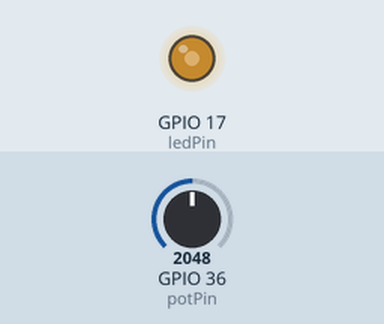
The sketch below on a simulated ESP32. Parts: output pins drawn as LEDs (lit = HIGH). The test bench sets the inputs (shaded band); at power-on: GPIO 36 (potPin) = 2048.

Above: at 1.2 s.
1.3 s: GPIO 36 (potPin) set to 2866
At 1.9 s:
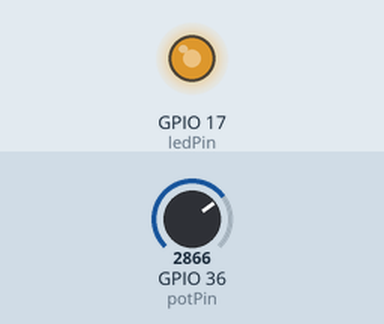
2.8 s: GPIO 36 (potPin) set to 3603
At 4.0 s:
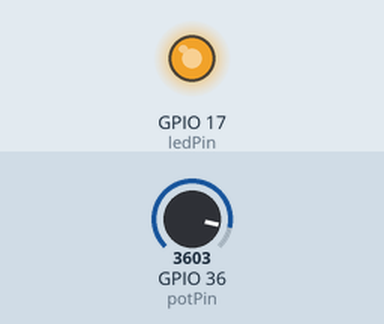
4.3 s: GPIO 36 (potPin) set to 491
At 5.4 s:
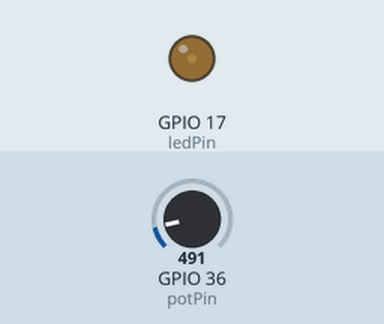
5.8 s: GPIO 36 (potPin) set to 0
At 6.2 s:
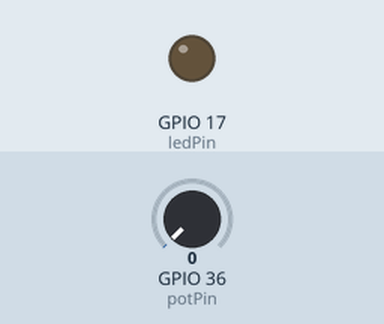
7.3 s: GPIO 36 (potPin) set to 2047
At 8.5 s:
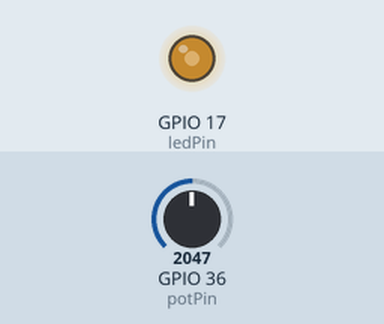
Timing chart, 0 to 9.8 s (numbered marks = the images above; inputs shaded):
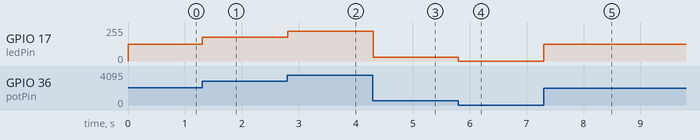

Measured:
- after the input at 1.3 s, GPIO 17 (ledPin): 127/255 → 178/255 at once
- after the input at 2.8 s, GPIO 17 (ledPin): 178/255 → 224/255 at once
- after the input at 4.3 s, GPIO 17 (ledPin): 224/255 → 30/255 at once
- after the input at 5.8 s, GPIO 17 (ledPin): 30/255 → 0/255 at once
- after the input at 7.3 s, GPIO 17 (ledPin): 0/255 → 127/255 at once

The sketch:

brightnessLED.ino
```cpp
const int potPin = 36;
const int ledPin = 17;

void setup(){
  pinMode(potPin, INPUT);
  pinMode(ledPin, OUTPUT);
}
void loop(){
  int analogVal = analogRead(potPin);
  int brightness = map(analogVal, 0, 4095, 0 , 255);
  analogWrite(ledPin, brightness);
  delay(10);
}
```
